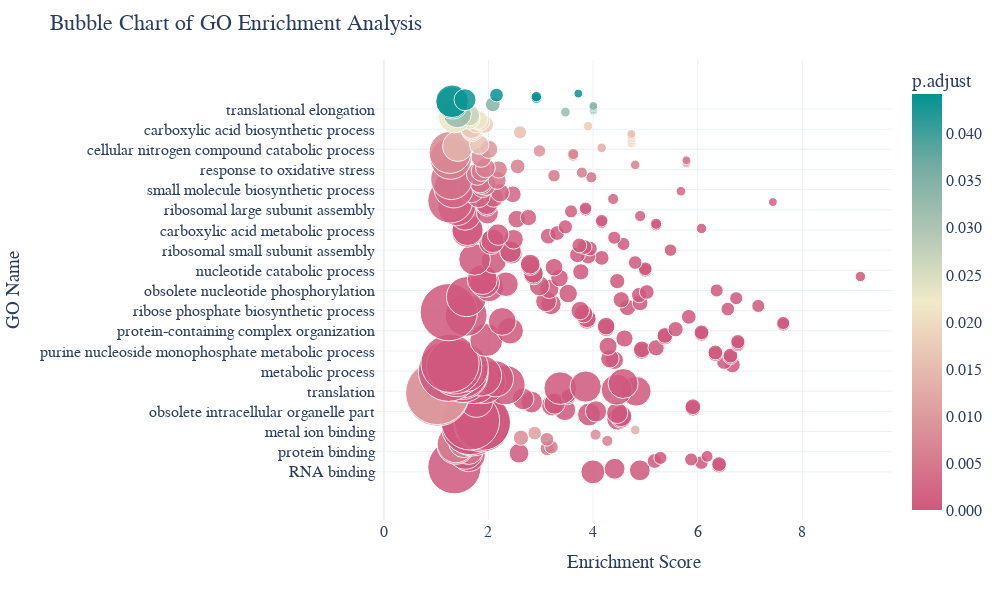

Notebook source saved alongside this figure:
### Code cell
# 选择指定数据列进行可视化
df_BubbleChart = df_GoEnrich[['Class', 'EnrichmentScore', 'GO_Name', 'HitsGenesCountsInSelectedSet', 'corrected p-value(BH method)']]
fig1 = BubbleChart(df_BubbleChart)

### Figure 1 — Plotly figure (JSON) as saved in the notebook; plotly's stock layout.template omitted (floating-point values rounded to 4 significant figures; data arrays with more than 128 entries replaced by an {"elided": "..."} marker saying what was removed)
{"data": [{"hovertemplate": "<b>%{hovertext}</b><br><br>Enrichment Score=%{x}<br>GO Name=%{y}<br>HitsGenesCounts=%{marker.size}<br>p.adjust=%{marker.color}<extra></extra>", "hovertext": {"elided": "245 str values"}, "legendgroup": "", "marker": {"color": {"elided": "245 float values"}, "coloraxis": "coloraxis", "opacity": 0.85, "size": {"elided": "245 int values"}, "sizemode": "area", "sizeref": 0.1289, "symbol": "circle"}, "mode": "markers", "name": "", "orientation": "h", "showlegend": false, "type": "scatter", "x": {"elided": "245 float values"}, "xaxis": "x", "y": {"elided": "245 str values"}, "yaxis": "y"}], "layout": {"coloraxis": {"colorbar": {"dtick": 0.005, "tickformat": ".3f", "title": {"text": "p.adjust"}}, "colorscale": [[0, "rgb(208, 88, 126)"], [0.1667, "rgb(217, 137, 148)"], [0.3333, "rgb(229, 185, 173)"], [0.5, "rgb(241, 234, 200)"], [0.6667, "rgb(177, 199, 179)"], [0.8333, "rgb(114, 170, 161)"], [1, "rgb(0, 147, 146)"]]}, "font": {"family": "Arial", "size": 16}, "height": 600, "legend": {"itemsizing": "constant", "tracegroupgap": 0}, "margin": {"t": 60}, "title": {"text": "Bubble Chart of GO Enrichment Analysis"}, "width": 1000, "xaxis": {"anchor": "y", "domain": [0, 1], "title": {"text": "Enrichment Score"}}, "yaxis": {"anchor": "x", "domain": [0, 1], "title": {"text": "GO Name"}}}}
